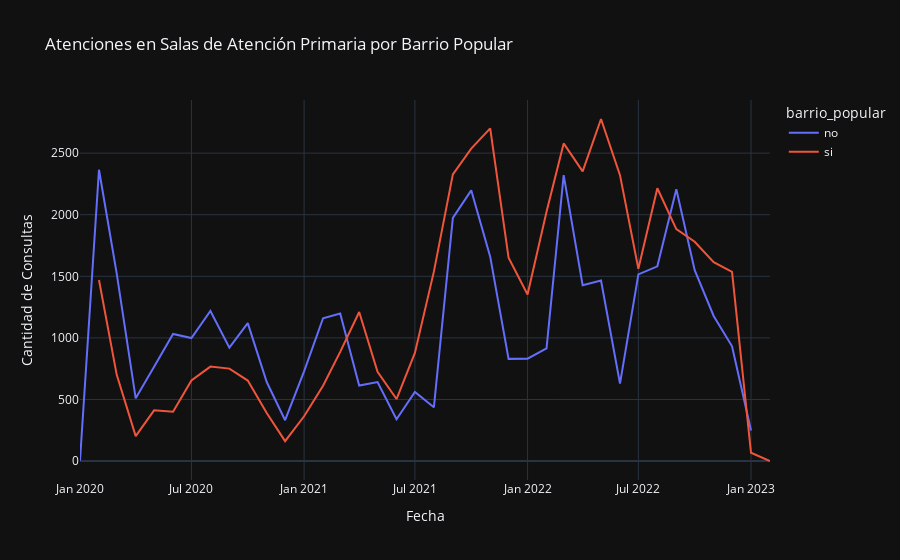

Write notebook code for a chart like this one.
### Code cell
import pandas as pd
import plotly.express as px

# Cargar el DataFrame 'df'

# Convertir 'fecha' en datetime
df['fecha'] = pd.to_datetime(df['fecha'])

# Agrupa por 'barrio_popular' y mes y suma las 'consulta_cantidad'
resultado = df.groupby([df['fecha'].dt.to_period('M'), 'barrio_popular'])['consulta_cantidad'].sum().reset_index()

# Convertir 'fecha' de nuevo a datetime
resultado['fecha'] = resultado['fecha'].dt.to_timestamp()

# Crear un gráfico de líneas
fig = px.line(
    resultado, 
    x='fecha', 
    y='consulta_cantidad', 
    color='barrio_popular', 
    title='Atenciones en Salas de Atención Primaria por Barrio Popular', 
    labels={'consulta_cantidad': 'Cantidad de Consultas', 'fecha': 'Fecha'},
    template='plotly_dark'
)

# Mostrar el gráfico
fig.show()

### Figure 1 — Plotly figure (JSON) as saved in the notebook; plotly's stock layout.template omitted (floating-point values rounded to 4 significant figures)
{"data": [{"hovertemplate": "barrio_popular=no<br>Fecha=%{x}<br>Cantidad de Consultas=%{y}<extra></extra>", "legendgroup": "no", "line": {"color": "#636efa", "dash": "solid"}, "marker": {"symbol": "circle"}, "mode": "lines", "name": "no", "orientation": "v", "showlegend": true, "type": "scatter", "x": ["2020-01-01T00:00:00", "2020-02-01T00:00:00", "2020-03-01T00:00:00", "2020-04-01T00:00:00", "2020-05-01T00:00:00", "2020-06-01T00:00:00", "2020-07-01T00:00:00", "2020-08-01T00:00:00", "2020-09-01T00:00:00", "2020-10-01T00:00:00", "2020-11-01T00:00:00", "2020-12-01T00:00:00", "2021-01-01T00:00:00", "2021-02-01T00:00:00", "2021-03-01T00:00:00", "2021-04-01T00:00:00", "2021-05-01T00:00:00", "2021-06-01T00:00:00", "2021-07-01T00:00:00", "2021-08-01T00:00:00", "2021-09-01T00:00:00", "2021-10-01T00:00:00", "2021-11-01T00:00:00", "2021-12-01T00:00:00", "2022-01-01T00:00:00", "2022-02-01T00:00:00", "2022-03-01T00:00:00", "2022-04-01T00:00:00", "2022-05-01T00:00:00", "2022-06-01T00:00:00", "2022-07-01T00:00:00", "2022-08-01T00:00:00", "2022-09-01T00:00:00", "2022-10-01T00:00:00", "2022-11-01T00:00:00", "2022-12-01T00:00:00", "2023-01-01T00:00:00"], "xaxis": "x", "y": [4, 2365, 1522, 510, 767, 1032, 999, 1219, 921, 1120, 642, 332, 728, 1160, 1198, 614, 642, 340, 561, 437, 1974, 2198, 1660, 830, 831, 916, 2321, 1428, 1466, 629, 1516, 1581, 2207, 1550, 1178, 932, 249], "yaxis": "y"}, {"hovertemplate": "barrio_popular=si<br>Fecha=%{x}<br>Cantidad de Consultas=%{y}<extra></extra>", "legendgroup": "si", "line": {"color": "#EF553B", "dash": "solid"}, "marker": {"symbol": "circle"}, "mode": "lines", "name": "si", "orientation": "v", "showlegend": true, "type": "scatter", "x": ["2020-02-01T00:00:00", "2020-03-01T00:00:00", "2020-04-01T00:00:00", "2020-05-01T00:00:00", "2020-06-01T00:00:00", "2020-07-01T00:00:00", "2020-08-01T00:00:00", "2020-09-01T00:00:00", "2020-10-01T00:00:00", "2020-11-01T00:00:00", "2020-12-01T00:00:00", "2021-01-01T00:00:00", "2021-02-01T00:00:00", "2021-03-01T00:00:00", "2021-04-01T00:00:00", "2021-05-01T00:00:00", "2021-06-01T00:00:00", "2021-07-01T00:00:00", "2021-08-01T00:00:00", "2021-09-01T00:00:00", "2021-10-01T00:00:00", "2021-11-01T00:00:00", "2021-12-01T00:00:00", "2022-01-01T00:00:00", "2022-02-01T00:00:00", "2022-03-01T00:00:00", "2022-04-01T00:00:00", "2022-05-01T00:00:00", "2022-06-01T00:00:00", "2022-07-01T00:00:00", "2022-08-01T00:00:00", "2022-09-01T00:00:00", "2022-10-01T00:00:00", "2022-11-01T00:00:00", "2022-12-01T00:00:00", "2023-01-01T00:00:00", "2023-02-01T00:00:00"], "xaxis": "x", "y": [1470, 700, 203, 412, 401, 655, 767, 751, 654, 391, 162, 364, 612, 887, 1210, 725, 504, 878, 1538, 2328, 2537, 2701, 1651, 1352, 2024, 2579, 2352, 2777, 2321, 1562, 2215, 1883, 1781, 1615, 1536, 68, 1], "yaxis": "y"}], "layout": {"legend": {"title": {"text": "barrio_popular"}, "tracegroupgap": 0}, "title": {"text": "Atenciones en Salas de Atención Primaria por Barrio Popular"}, "xaxis": {"anchor": "y", "domain": [0, 1], "title": {"text": "Fecha"}}, "yaxis": {"anchor": "x", "domain": [0, 1], "title": {"text": "Cantidad de Consultas"}}}}
